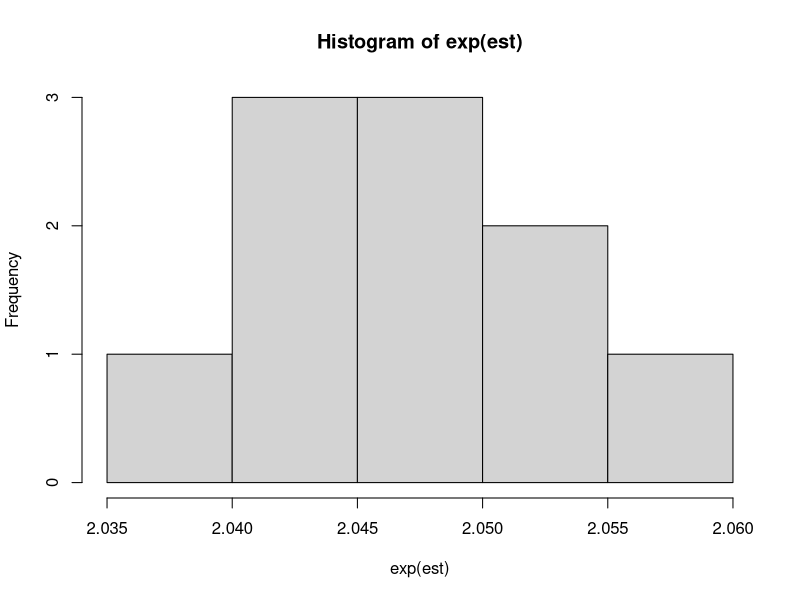
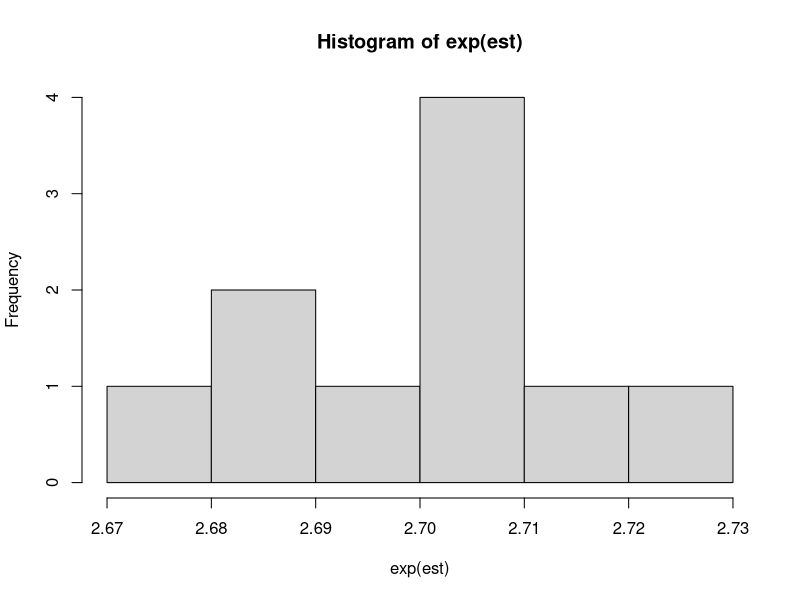

Reproduce these figures in R, in order.
# A Regression weighting approach to misclassification bias
# by Paul Brendel

# Create data --------------------------------------------------------------------------------------

set.seed(1234)
n <- 100000

C <- rbinom(n, 1, .5)
X  <- rbinom(n, 1, plogis(-.5 + .5 * C))
Y  <- rbinom(n, 1, plogis(-.5 + log(2) * X + .5 * C))
Xstar <- ifelse(X == 1 & Y == 1, rbinom(n, 1, .75), 
                (ifelse(X == 1 & Y == 0, rbinom(n, 1, .65),
                        (ifelse(X == 0 & Y == 1, rbinom(n, 1, .25), rbinom(n, 1, .35))))))

#note that P(Y=1|X=1,C=c,U=u)/P(Y=1|X=0,C=c,U=u) should equal expit(log(2))
#thus odds(Y=1|X=1,C=c,U=u)/odds(Y=1|X=0,C=c,U=u) = ORyx = exp(log(2)) = 2

df <- data.frame(X, Xstar, Y, C)
rm(C, X, Y, Xstar)

# Compare biased model to bias-free model ------------------------------------------------------------

no_bias <- glm(Y ~ X + C, family = binomial(link = "logit"), data = df) #model with no bias
exp(coef(no_bias)[2])
exp(coef(no_bias)[2] + summary(no_bias)$coef[2, 2] * qnorm(.025))
exp(coef(no_bias)[2] + summary(no_bias)$coef[2, 2] * qnorm(.975))
#ORyx = 2.04 (1.99, 2.09)

mc_bias <- glm(Y ~ Xstar + C, family = binomial(link = "logit"), data = df) #model with misclassification bias
exp(coef(mc_bias)[2])
exp(coef(mc_bias)[2] + summary(mc_bias)$coef[2, 2] * qnorm(.025))
exp(coef(mc_bias)[2] + summary(mc_bias)$coef[2, 2] * qnorm(.975))
#ORyx = 1.27 (1.24, 1.31)

# Model P(X=1|Xstar,C,Y) and obtain regression parameters -----------------------------------------------

x_model <- glm(X ~ Xstar + C + Y, family = binomial(link = "logit"), data = df)
X0 <- coef(x_model)[1]
X1 <- coef(x_model)[2]
X2 <- coef(x_model)[3]
X3 <- coef(x_model)[4]

# Create bootstrap function --------------------------------------------------------------------------

fun <- function (x1_0, x1_xstar, x1_c, x1_y) {
  set.seed(1234)
  est <- vector()
  nreps <- 10 #can vary number of bootstrap samples
  
  for(i in 1:nreps){
    bdf <- df[sample(1:nrow(df), n, replace = TRUE), ] #random samping with replacement
    
    pX <- plogis(x1_0 + x1_xstar * bdf$Xstar + x1_c * bdf$C + x1_y * bdf$Y) #model the probability of X
    
    combined <- bdf[rep(seq_len(nrow(bdf)), 2), ] #duplicate data
    combined$Xsim <- rep(c(1, 0), each = n) #Xsim=1 in first copy, Xsim=0 in second copy
    combined$pX <- c(pX, 1 - pX) #when Xsim=1, pX is prob of X=1; when Xsim=0, pX is prob of X=0
    
    final <- glm(Y ~ Xsim + C, family = binomial(link = "logit"), weights = pX, data = combined)
    est[i] <- coef(final)[2]
  }
  
  out <- list(exp(median(est)), exp(quantile(est, c(.025, .975))), hist(exp(est)))
  return(out)
}

# Apply functions ------------------------------------------------------------------------------------

# Known, correct bias parameters 

fun(x1_0 = X0, x1_xstar = X1, x1_c = X2, x1_y = X3)
# ORyx = 2.04 (2.03, 2.05)

# Incorret bias parameters

# Double each bias parameter
fun(x1_0 = 2*X0, x1_xstar = 2*X1, x1_c = 2*X2, x1_y = 2*X3)
# ORyx = 2.69 (2.67, 2.71)





